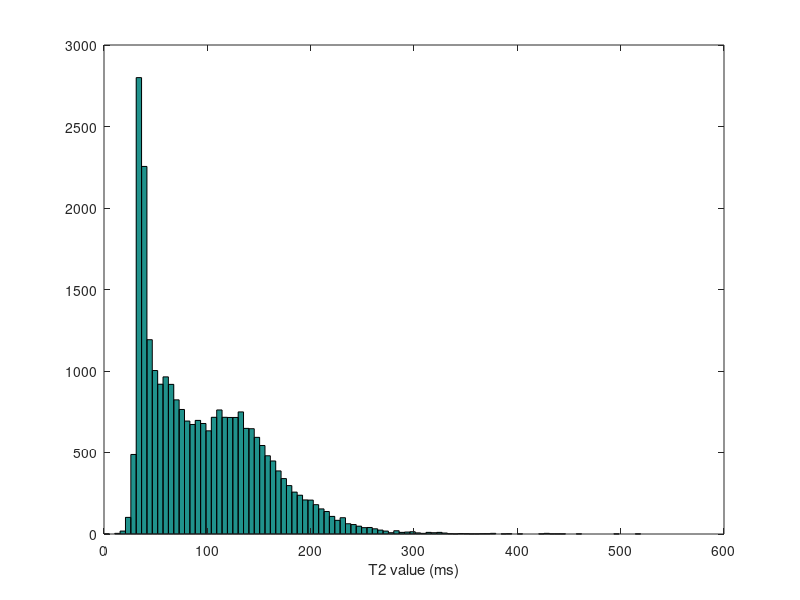

Source code (MATLAB): (Note: this script raises an error after producing the figure.)
%%%%%%
% T2 Shuffling Demo: Generate subspace from EPG-simulated signal evolutions
% of a distribution of T2 values
%
% Jonathan Tamir <jtamir@eecs.berkeley.edu>
% Jan 04, 2016
%
%
addpath src/utils

%% Load flip angles and T2 values
angles = dlmread('data/flipangles.txt');
myT2vals = load('data/T2vals', 'T2vals'); % seconds
myT2vals = myT2vals.T2vals;
myT1vals = [1000]*1e-3; % T1 values in seconds

figure(1);
hist(myT2vals * 1000, 100);
xlabel('T2 value (ms)');
ftitle('Distribution of T2 values', 24);
faxis;

%% Simulate and generate basis
T = 80; % echo train length
e2s = 2; % number of intial echoes to skip
TE = 5.688e-3; % echo time
K = 4; % subspace size
N = 256; % maximum number of unique T2 values for training
verbose = false;

%
[U, X, T2vals, T1vals, TE, e2s] = gen_FSEbasis(N, angles, T, e2s, TE, myT1vals, myT2vals, verbose);
Phi = U(:,1:K);

%
figure(2);
plot((1:T)*TE*1000, X, 'linewidth', 2);
xlim([TE*1000, TE*1000*T]);
xlabel('Virtual echo time (ms)');
ylabel('Signal value');
ftitle('Signal evolutions for distribution of T2 values', 24)
faxis;

figure(3);
plot(Phi, 'linewidth', 3);
ftitle('Subspace curves', 24)
faxis;

%% Project the signal evolutions onto the subspace
figure(4);
Z = Phi*Phi'*X;
plot((1:T)*TE*1000, Z, 'linewidth', 2);
xlim([TE*1000, TE*1000*T]);
xlabel('Virtual echo time (ms)');
ylabel('Signal value');
ftitle('Projected signal evolutions', 24)
faxis;

err = norm(X(:) - Z(:)) / norm(X(:));
fprintf('Relative norm of error: %.6f\n', err);
